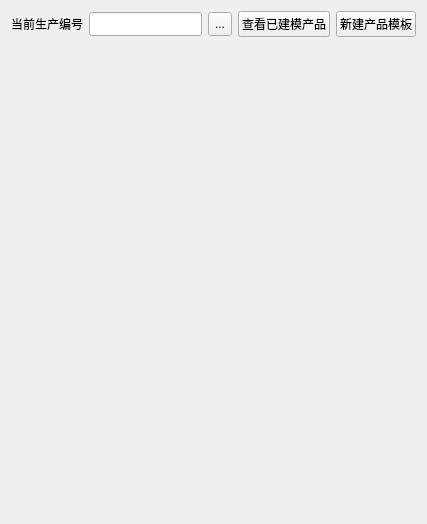
<?xml version="1.0" encoding="UTF-8"?>
<ui version="4.0">
 <class>CameraWidget</class>
 <widget class="QWidget" name="CameraWidget">
  <property name="geometry">
   <rect>
    <x>0</x>
    <y>0</y>
    <width>427</width>
    <height>524</height>
   </rect>
  </property>
  <property name="windowTitle">
   <string>Form</string>
  </property>
  <layout class="QGridLayout" name="gridLayout">
   <item row="0" column="0">
    <layout class="QHBoxLayout" name="horizontalLayout_2">
     <item>
      <layout class="QHBoxLayout" name="horizontalLayout">
       <item>
        <widget class="QLabel" name="label">
         <property name="sizePolicy">
          <sizepolicy hsizetype="Fixed" vsizetype="Fixed">
           <horstretch>0</horstretch>
           <verstretch>0</verstretch>
          </sizepolicy>
         </property>
         <property name="minimumSize">
          <size>
           <width>0</width>
           <height>24</height>
          </size>
         </property>
         <property name="text">
          <string>当前生产编号</string>
         </property>
        </widget>
       </item>
       <item>
        <widget class="QLineEdit" name="lineEdit_id">
         <property name="minimumSize">
          <size>
           <width>0</width>
           <height>24</height>
          </size>
         </property>
         <property name="readOnly">
          <bool>true</bool>
         </property>
        </widget>
       </item>
       <item>
        <widget class="QToolButton" name="toolButton_add">
         <property name="minimumSize">
          <size>
           <width>24</width>
           <height>24</height>
          </size>
         </property>
         <property name="text">
          <string>...</string>
         </property>
         <property name="icon">
          <iconset resource="../ResourceFile/resources.qrc">
           <normaloff>:/image/add.png</normaloff>:/image/add.png</iconset>
         </property>
         <property name="iconSize">
          <size>
           <width>30</width>
           <height>30</height>
          </size>
         </property>
        </widget>
       </item>
      </layout>
     </item>
     <item>
      <widget class="QPushButton" name="pushButton_showTeps">
       <property name="minimumSize">
        <size>
         <width>0</width>
         <height>25</height>
        </size>
       </property>
       <property name="text">
        <string>查看已建模产品</string>
       </property>
      </widget>
     </item>
     <item>
      <widget class="QPushButton" name="pushButton_addTep">
       <property name="sizePolicy">
        <sizepolicy hsizetype="Fixed" vsizetype="Fixed">
         <horstretch>0</horstretch>
         <verstretch>0</verstretch>
        </sizepolicy>
       </property>
       <property name="minimumSize">
        <size>
         <width>0</width>
         <height>25</height>
        </size>
       </property>
       <property name="text">
        <string>新建产品模板</string>
       </property>
      </widget>
     </item>
    </layout>
   </item>
   <item row="1" column="0">
    <widget class="CameraForm" name="camera" native="true">
     <property name="sizePolicy">
      <sizepolicy hsizetype="Preferred" vsizetype="Preferred">
       <horstretch>2</horstretch>
       <verstretch>2</verstretch>
      </sizepolicy>
     </property>
     <property name="styleSheet">
      <string notr="true"/>
     </property>
    </widget>
   </item>
  </layout>
 </widget>
 <customwidgets>
  <customwidget>
   <class>CameraForm</class>
   <extends>QWidget</extends>
   <header>cameraform.h</header>
   <container>1</container>
  </customwidget>
 </customwidgets>
 <resources>
  <include location="../ResourceFile/resources.qrc"/>
 </resources>
 <connections/>
</ui>
